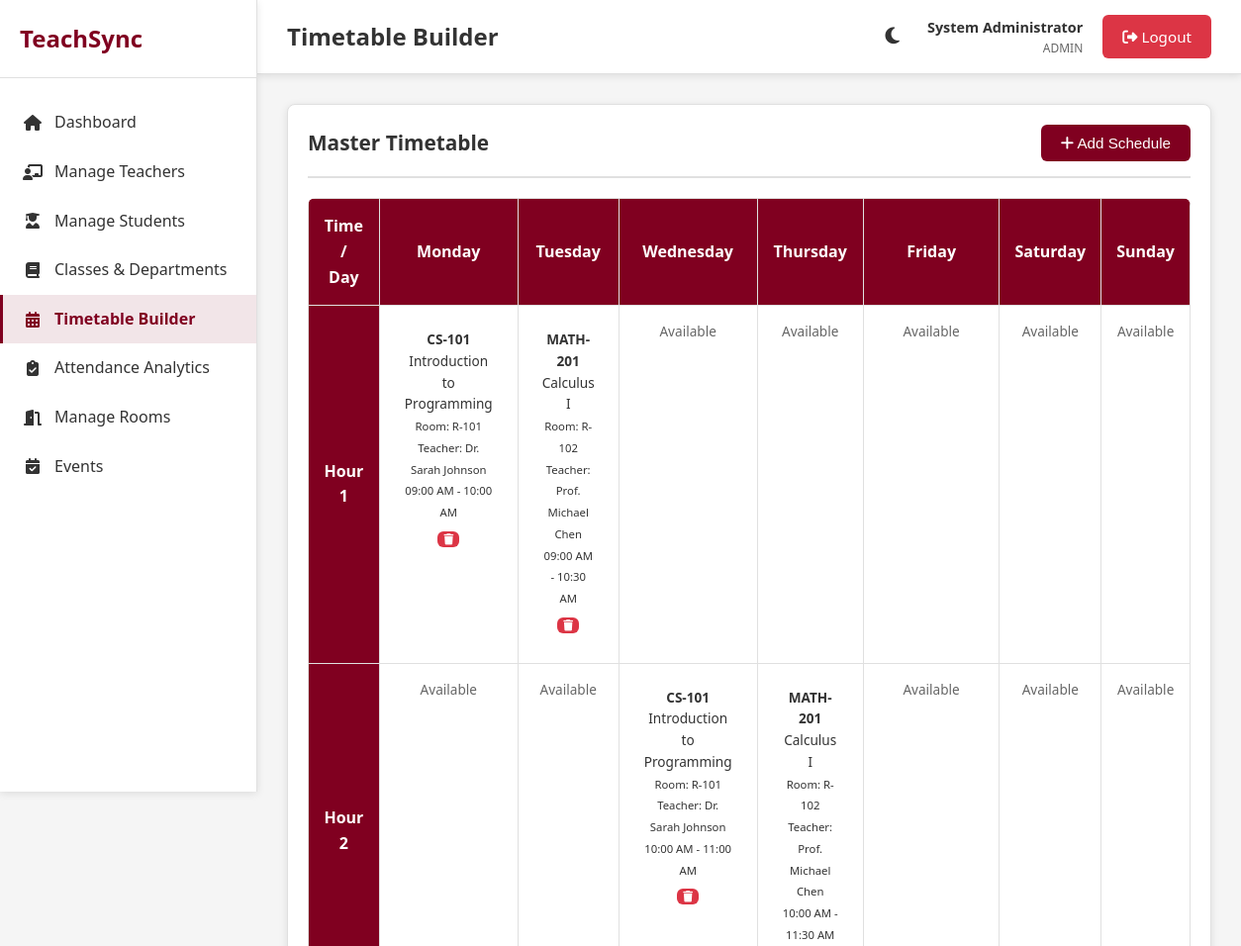
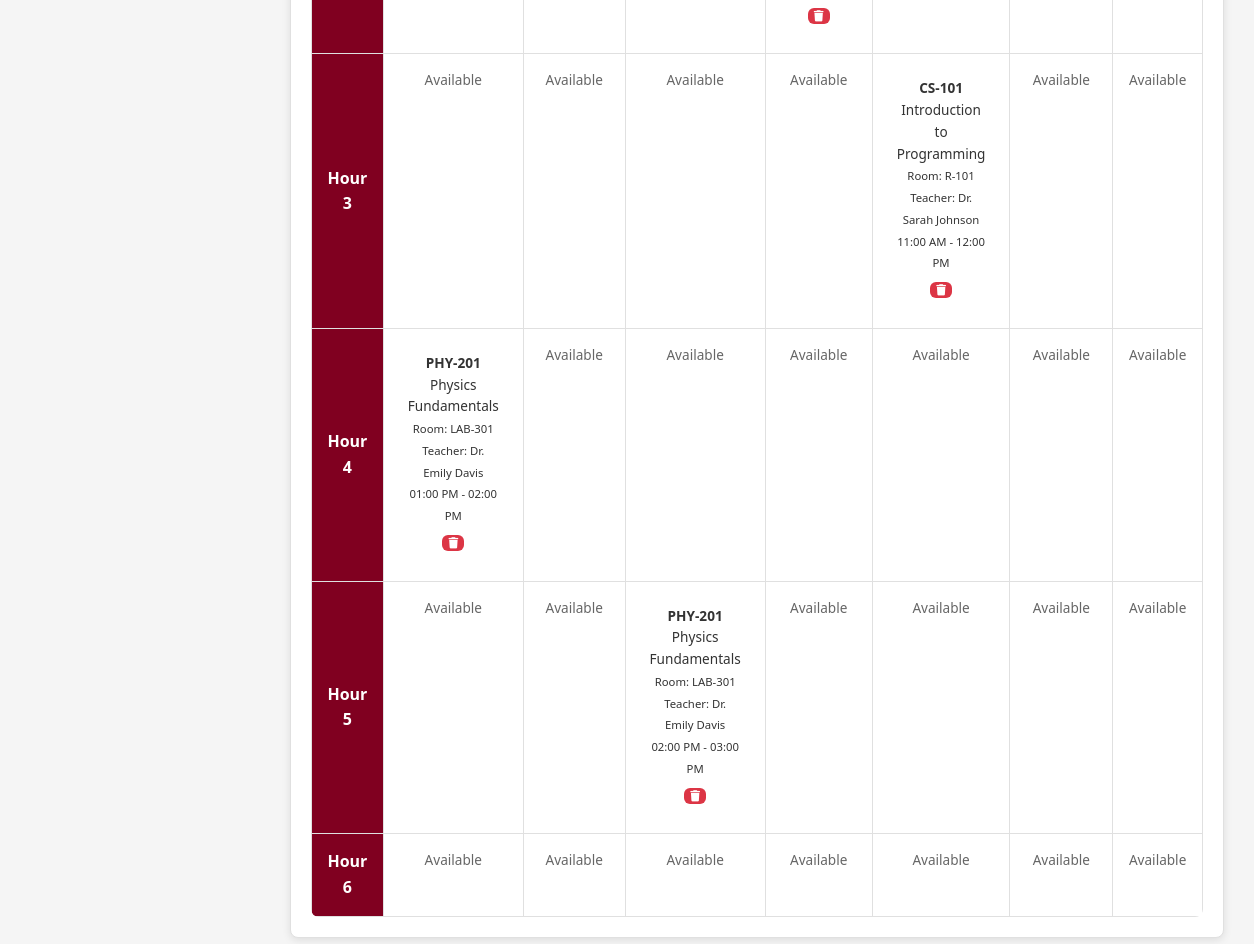
/timetable.php (signed in), run on the app's committed database (2 pictures, top to bottom).
### tables this page shows
CREATE TABLE IF NOT EXISTS schedules (
    id INT PRIMARY KEY AUTO_INCREMENT,
    class_id INT NOT NULL,
    day_of_week ENUM('Monday', 'Tuesday', 'Wednesday', 'Thursday', 'Friday', 'Saturday', 'Sunday') NOT NULL,
    hour_number INT NOT NULL CHECK (hour_number BETWEEN 1 AND 6),
    room_id INT,
    start_time TIME,
    end_time TIME,
    created_at TIMESTAMP DEFAULT CURRENT_TIMESTAMP,
    FOREIGN KEY (class_id) REFERENCES classes(id) ON DELETE CASCADE,
    FOREIGN KEY (room_id) REFERENCES rooms(id) ON DELETE SET NULL,
    UNIQUE KEY unique_schedule (day_of_week, hour_number, room_id),
    INDEX idx_class_day_hour (class_id, day_of_week, hour_number)
);

CREATE TABLE IF NOT EXISTS classes (
    id INT PRIMARY KEY AUTO_INCREMENT,
    class_code VARCHAR(20) UNIQUE NOT NULL,
    class_name VARCHAR(100) NOT NULL,
    department_id INT NOT NULL,
    teacher_id INT NOT NULL,
    room_id INT,
    credits INT DEFAULT 3,
    description TEXT,
    created_at TIMESTAMP DEFAULT CURRENT_TIMESTAMP,
    FOREIGN KEY (department_id) REFERENCES departments(id) ON DELETE CASCADE,
    FOREIGN KEY (teacher_id) REFERENCES teachers(id) ON DELETE CASCADE,
    FOREIGN KEY (room_id) REFERENCES rooms(id) ON DELETE SET NULL
);

CREATE TABLE IF NOT EXISTS rooms (
    id INT PRIMARY KEY AUTO_INCREMENT,
    room_number VARCHAR(20) UNIQUE NOT NULL,
    building VARCHAR(50),
    capacity INT,
    room_type VARCHAR(50),
    created_at TIMESTAMP DEFAULT CURRENT_TIMESTAMP
);

CREATE TABLE IF NOT EXISTS teachers (
    id INT PRIMARY KEY AUTO_INCREMENT,
    user_id INT UNIQUE NOT NULL,
    teacher_id VARCHAR(20) UNIQUE NOT NULL,
    full_name VARCHAR(100) NOT NULL,
    department_id INT,
    phone VARCHAR(20),
    address TEXT,
    hire_date DATE,
    created_at TIMESTAMP DEFAULT CURRENT_TIMESTAMP,
    FOREIGN KEY (user_id) REFERENCES users(id) ON DELETE CASCADE,
    FOREIGN KEY (department_id) REFERENCES departments(id) ON DELETE SET NULL
);

### config.php (called while the page is built, shortened)
<?php
function formatTime($time) {
    return date('h:i A', strtotime($time));
}

### timetable.php (the view, shortened to what this page needs)
<?php
require_once '../includes/config.php';
$conn = getDBConnection();
$schedules = $conn->query("
    SELECT s.*, c.class_code, c.class_name, r.room_number, t.full_name as teacher_name
    FROM schedules s
    LEFT JOIN classes c ON s.class_id = c.id
    LEFT JOIN rooms r ON s.room_id = r.id
    LEFT JOIN teachers t ON c.teacher_id = t.id
    ORDER BY s.day_of_week, s.hour_number
")->fetch_all(MYSQLI_ASSOC);
$days = ['Monday', 'Tuesday', 'Wednesday', 'Thursday', 'Friday', 'Saturday', 'Sunday'];
$hours = [1, 2, 3, 4, 5, 6];
$timetable = [];
foreach ($schedules as $schedule) {
    $day = $schedule['day_of_week'];
    $hour = $schedule['hour_number'];
    if (!isset($timetable[$day])) {
        $timetable[$day] = [];
    }
    $timetable[$day][$hour] = $schedule;
}
include '../includes/header.php';
?>
<div class="card">
    <div class="card-header">
        <h3 class="card-title">Master Timetable</h3>
        <button class="btn btn-primary" onclick="openModal('addScheduleModal')">
            <i class="fas fa-plus"></i> Add Schedule
        </button>
    </div>
    <div class="table-container">
        <table class="timetable">
            <thead>
                <tr>
                    <th>Time / Day</th>
                    <?php foreach ($days as $day): ?>
                        <th><?php echo $day; ?></th>
                    <?php endforeach; ?>
                </tr>
            </thead>
            <tbody>
                <?php foreach ($hours as $hour): ?>
                    <tr>
                        <th>Hour <?php echo $hour; ?></th>
                        <?php foreach ($days as $day): ?>
                            <td>
                                <?php if (isset($timetable[$day][$hour])): ?>
                                    <?php $schedule = $timetable[$day][$hour]; ?>
                                    <div class="timetable-cell">
                                        <strong><?php echo htmlspecialchars($schedule['class_code']); ?></strong><br>
                                        <?php echo htmlspecialchars($schedule['class_name']); ?><br>
                                        <small>Room: <?php echo htmlspecialchars($schedule['room_number'] ?? 'N/A'); ?></small><br>
                                        <small>Teacher: <?php echo htmlspecialchars($schedule['teacher_name'] ?? 'N/A'); ?></small><br>
                                        <?php if ($schedule['start_time']): ?>
                                            <small><?php echo formatTime($schedule['start_time']); ?> - <?php echo formatTime($schedule['end_time']); ?></small>
                                        <?php endif; ?>
                                        <form method="POST" style="margin-top: 5px;" onsubmit="return confirm('Delete this schedule?');">
                                            <button type="submit" name="delete_schedule" class="btn btn-sm btn-danger" style="padding: 2px 6px; font-size: 0.7rem;">
                                                <i class="fas fa-trash"></i>
                                            </button>
                                        </form>
                                    </div>
                                <?php else: ?>
                                    <div style="color: var(--text-light); font-size: 0.85rem;">Available</div>
                                <?php endif; ?>
                            </td>
                        <?php endforeach; ?>
                    </tr>
                <?php endforeach; ?>
            </tbody>
        </table>
    </div>
</div>
<?php include '../includes/footer.php'; ?>

### style.css (style rules this page uses)
:root { --primary-color: #800020; --secondary-color: #708090; --accent-color: #A0522D; --bg-color: #f5f5f5; --card-bg: #ffffff; --text-color: #333333; --text-light: #666666; --border-color: #e0e0e0; --success-color: #28a745; --danger-color: #dc3545; --warning-color: #ffc107; --info-color: #17a2b8; --shadow: 0 2px 8px rgba(0,0,0,0.1); --shadow-lg: 0 4px 16px rgba(0,0,0,0.15); }
* { margin: 0; padding: 0; box-sizing: border-box; }
body { font-family: 'Segoe UI', Tahoma, Geneva, Verdana, sans-serif; background-color: var(--bg-color); color: var(--text-color); line-height: 1.6; transition: background-color 0.3s, color 0.3s; }
.card { background: var(--card-bg); border-radius: 8px; padding: 20px; margin-bottom: 20px; box-shadow: var(--shadow); border: 1px solid var(--border-color); }
.card-header { display: flex; justify-content: space-between; align-items: center; margin-bottom: 20px; padding-bottom: 15px; border-bottom: 2px solid var(--border-color); }
.card-title { font-size: 1.3rem; color: var(--text-color); font-weight: 600; }
.btn { padding: 10px 20px; border: none; border-radius: 6px; font-size: 0.95rem; cursor: pointer; transition: all 0.3s; text-decoration: none; display: inline-block; text-align: center; }
.btn-primary { background: var(--primary-color); color: white; }
.btn-danger { background: var(--danger-color); color: white; }
.btn-sm { padding: 6px 12px; font-size: 0.85rem; }
.table-container { overflow-x: auto; }
.timetable { width: 100%; border-collapse: collapse; background: var(--card-bg); border-radius: 8px; overflow: hidden; }
.timetable th, .timetable td { padding: 15px; text-align: center; border: 1px solid var(--border-color); }
.timetable th { background: var(--primary-color); color: white; font-weight: 600; }
.timetable td { min-height: 80px; vertical-align: top; }
.timetable-cell { padding: 8px; border-radius: 4px; margin-bottom: 5px; font-size: 0.85rem; }

### data on the page
schedules: class.class_code "CS-101", class.class_name "Introduction to Programming", room.room_number "R-101", teachers.full_name "Dr. Sarah Johnson", start_time "09:00 AM", end_time "10:00 AM"
schedules: class.class_code "MATH-201", class.class_name "Calculus I", room.room_number "R-102", teachers.full_name "Prof. Michael Chen", start_time "09:00 AM", end_time "10:30 AM"
schedules: class.class_code "CS-101", class.class_name "Introduction to Programming", room.room_number "R-101", teachers.full_name "Dr. Sarah Johnson", start_time "10:00 AM", end_time "11:00 AM"
schedules: class.class_code "MATH-201", class.class_name "Calculus I", room.room_number "R-102", teachers.full_name "Prof. Michael Chen", start_time "10:00 AM", end_time "11:30 AM"
schedules: class "3", class.class_code "CS-101", class.class_name "Introduction to Programming", class.room_number "R-101", class.full_name "Dr. Sarah Johnson", hour_number "4", formatTime($schedule['start_time']) "01:00 PM", formatTime($schedule['end_time']) "02:00 PM", room "5", room.class_code "PHY-201", room.class_name "Physics Fundamentals", room.room_number "LAB-301", room.full_name "Dr. Emily Davis", id "6"
classes: class_code "PHY-201", class_name "Physics Fundamentals"
rooms: room_number "LAB-301"
teachers: full_name "Dr. Emily Davis"

### other printed values
APP_NAME "TeachSync"
$page_title "Timetable Builder"
$full_name "System Administrator"
$current_role "ADMIN"
$day "Monday"
$day "Tuesday"
$day "Wednesday"
$day "Thursday"
$day "Friday"
$day "Saturday"
$day "Sunday"
$hour "1"
$hour "2"
formatTime($schedule['start_time']) "11:00 AM"
formatTime($schedule['end_time']) "12:00 PM"
